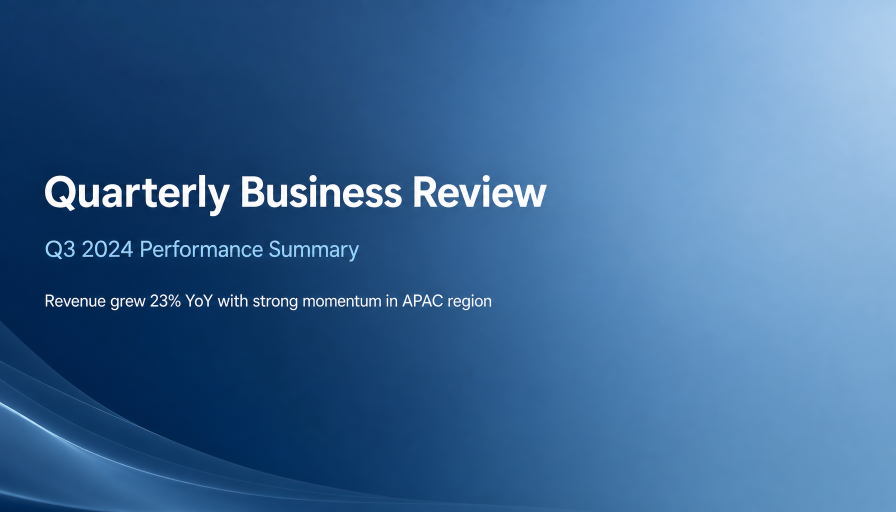
#> input picture backend/test_outputs/scene_1_right_card.png, 1792 x 1024 px (shown at 1/2 size)
$ python test_overlay_assembly.py
#> lines starting #> are read from the running program, lines starting #| are printed output that depends on the picture
"""
验证无框叠加的实际效果：把参考图叠加到生成的背景上。
"""
import os
from PIL import Image, ImageDraw, ImageFont

# 创建模拟参考图（截图风格）
def create_mock_screenshot(path: str, text: str):
    """创建一张模拟截图（白色背景 + 文字 + 灰色边框）。"""
#> called with path = './test_outputs/mock_screenshot.png'
    img = Image.new("RGBA", (600, 400), (255, 255, 255, 255))
#> img: PIL image 600x400 RGBA; every value is 255
    draw = ImageDraw.Draw(img)
    # 灰色边框模拟截图
    draw.rectangle([2, 2, 597, 397], outline=(200, 200, 200), width=2)
    # 文字
    try:
        font = ImageFont.truetype("/System/Library/Fonts/Helvetica.ttc", 32)
    except:
        font = ImageFont.load_default()
    draw.text((40, 160), text, fill=(50, 50, 50), font=font)
    # 底部模拟工具栏
    draw.rectangle([0, 360, 600, 400], fill=(240, 240, 240))
    draw.text((20, 370), "Screenshot.png", fill=(100, 100, 100), font=font)
    img.save(path, "PNG")
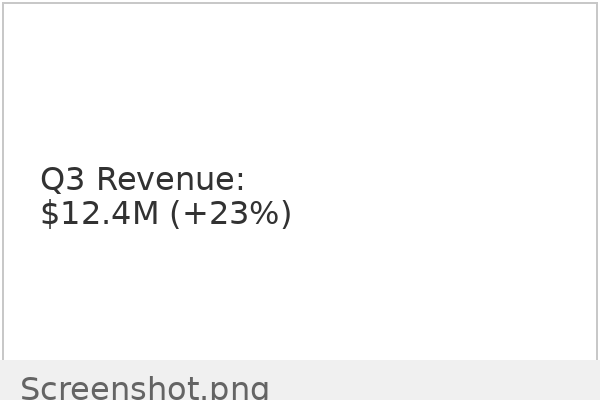
#> saved as mock_screenshot.png: PIL image 600x400 RGBA; mean R, G, B, A 249.3, 249.3, 249.3, 255
    return path


def overlay_exact_cutout(background_path: str, asset_path: str, output_path: str, box: tuple):
    """
    模拟 exact_cutout 叠加：把参考图按 contain 模式放入指定区域。
    box = (left, top, width, height) in pixels (based on 1792x1024)
    """
#> called with background_path = './test_outputs/scene_1_right_card.png', asset_path = './test_outputs/mock_screenshot.png', output_path = './test_outputs/final_1_overlay.png', box = (1066, 184, 609, 593)
    bg = Image.open(background_path).convert("RGBA")
    asset = Image.open(asset_path).convert("RGBA")

    left, top, width, height = box
    asset_w, asset_h = asset.size
#> asset_w = 600; asset_h = 400

    # contain 模式：保持比例，完整显示
    scale = min(width / asset_w, height / asset_h)
#> scale = 1.01
    pic_w = int(asset_w * scale)
#> pic_w = 608
    pic_h = int(asset_h * scale)
#> pic_h = 405
    pic_left = left + int((width - pic_w) / 2)
#> pic_left = 1066
    pic_top = top + max(0, height - pic_h)  # bottom valign
#> pic_top = 372

    # 直接叠加（无框）
    bg.paste(asset, (pic_left, pic_top), asset)
    bg.save(output_path, "PNG")
    print(f"Overlay saved: {output_path}")


def main():
    test_dir = "./test_outputs"
    os.makedirs(test_dir, exist_ok=True)

    # 创建模拟截图
    screenshot_path = os.path.join(test_dir, "mock_screenshot.png")
    create_mock_screenshot(screenshot_path, "Q3 Revenue:\n$12.4M (+23%)")

    # 背景图路径
    bg_1 = os.path.join(test_dir, "scene_1_right_card.png")
    bg_2 = os.path.join(test_dir, "scene_2_two_cards.png")
    bg_3 = os.path.join(test_dir, "scene_3_three_overlays.png")

    # right-card preset: x=0.595, y=0.18, w=0.34, h=0.58
    # on 1792x1024 background
    right_card = (int(1792 * 0.595), int(1024 * 0.18), int(1792 * 0.34), int(1024 * 0.58))
    left_card = (int(1792 * 0.065), int(1024 * 0.18), int(1792 * 0.36), int(1024 * 0.58))
    bottom_band = (int(1792 * 0.12), int(1024 * 0.68), int(1792 * 0.76), int(1024 * 0.22))

    # 场景1：1个 overlay
    if os.path.exists(bg_1):
        overlay_exact_cutout(bg_1, screenshot_path, os.path.join(test_dir, "final_1_overlay.png"), right_card)

    # 场景2：2个 overlay
    if os.path.exists(bg_2):
        # 第一张截图放右侧
        temp = os.path.join(test_dir, "temp_bg.png")
        overlay_exact_cutout(bg_2, screenshot_path, temp, right_card)
#> call 2 of overlay_exact_cutout, with background_path = './test_outputs/scene_2_two_cards.png', asset_path = './test_outputs/mock_screenshot.png', output_path = './test_outputs/temp_bg.png', box = (1066, 184, 609, 593)
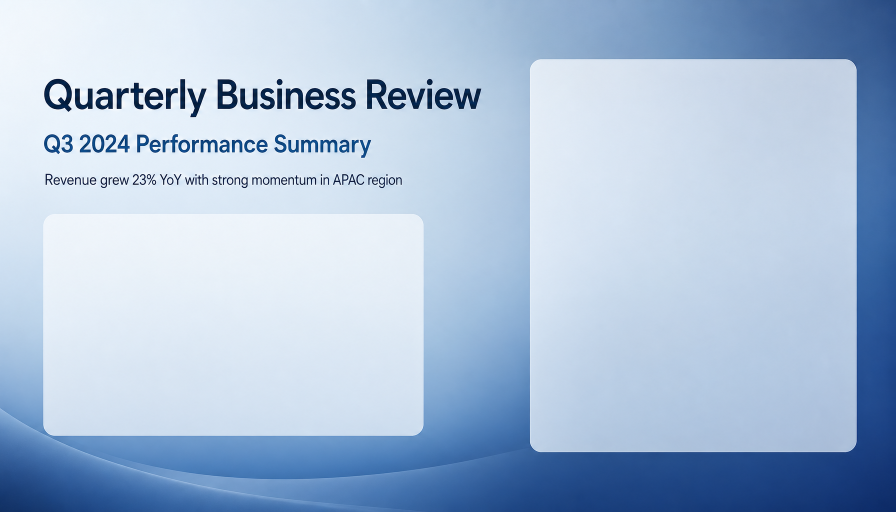
#> input picture backend/test_outputs/scene_2_two_cards.png, 1792 x 1024 px (shown at 1/2 size)
        # 第二张截图（不同内容）放左侧
        screenshot2 = os.path.join(test_dir, "mock_screenshot_2.png")
        create_mock_screenshot(screenshot2, "User Growth:\n+45K MAU")
#> call 2 of create_mock_screenshot, with path = './test_outputs/mock_screenshot_2.png'
#> in create_mock_screenshot (call 2), `img.save(path, "PNG")`:
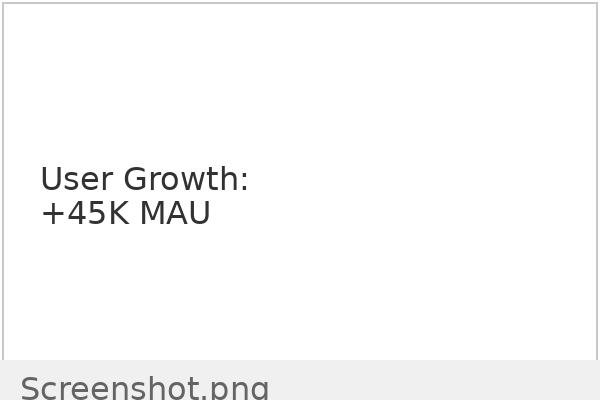
#> saved as mock_screenshot_2.png: PIL image 600x400 RGBA; mean R, G, B, A 249.8, 249.8, 249.8, 255
        overlay_exact_cutout(temp, screenshot2, os.path.join(test_dir, "final_2_overlays.png"), left_card)

    # 场景3：3个 overlay
    if os.path.exists(bg_3):
        temp1 = os.path.join(test_dir, "temp_bg3_1.png")
        overlay_exact_cutout(bg_3, screenshot_path, temp1, right_card)
#> call 4 of overlay_exact_cutout, with asset_path = './test_outputs/mock_screenshot.png', output_path = './test_outputs/temp_bg3_1.png', box = (1066, 184, 609, 593)
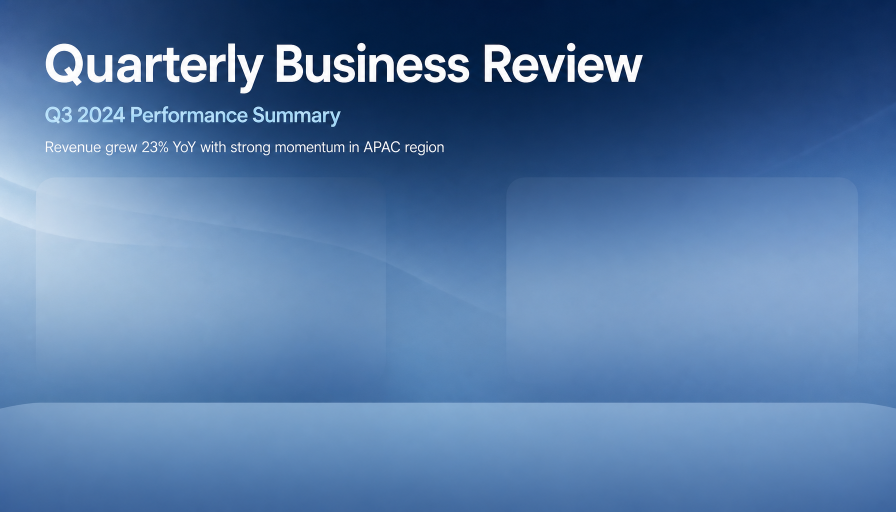
#> input picture backend/test_outputs/scene_3_three_overlays.png, 1792 x 1024 px (shown at 1/2 size)
        temp2 = os.path.join(test_dir, "temp_bg3_2.png")
        screenshot3 = os.path.join(test_dir, "mock_screenshot_3.png")
        create_mock_screenshot(screenshot3, "Market Share:\n18% → 24%")
#> call 3 of create_mock_screenshot, with path = './test_outputs/mock_screenshot_3.png'
#> in create_mock_screenshot (call 3), `img.save(path, "PNG")`:
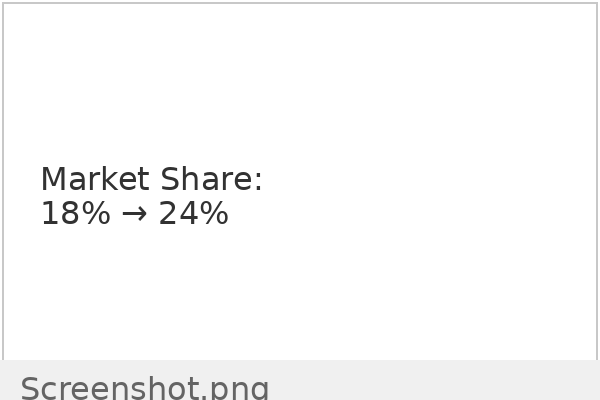
#> saved as mock_screenshot_3.png: PIL image 600x400 RGBA; mean R, G, B, A 249.6, 249.6, 249.6, 255
        overlay_exact_cutout(temp1, screenshot3, temp2, left_card)
#> in overlay_exact_cutout (call 5), `bg.paste(asset, (pic_left, pic_top), asset)`:
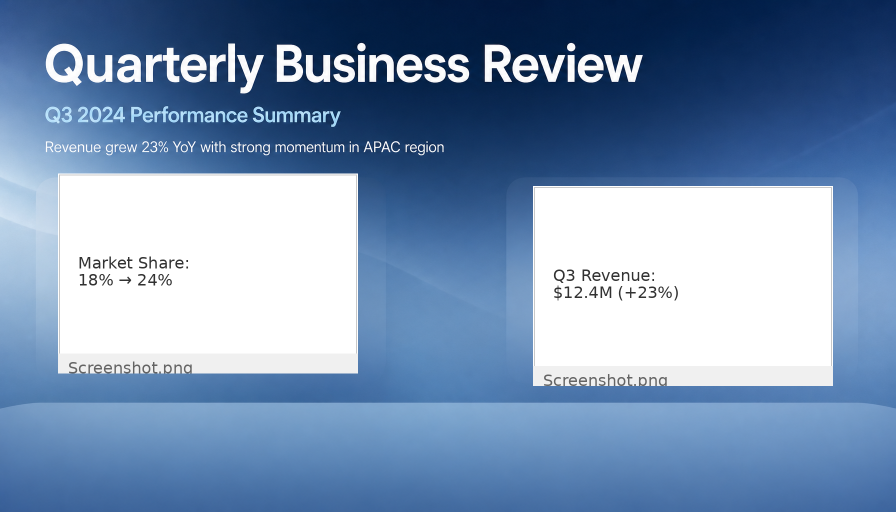
#> bg: PIL image 1792x1024 RGBA (shown at 1/2 size); mean R, G, B, A 119.5, 145.6, 178.8, 255
        overlay_exact_cutout(temp2, screenshot_path, os.path.join(test_dir, "final_3_overlays.png"), bottom_band)
#> in overlay_exact_cutout (call 6), `bg.paste(asset, (pic_left, pic_top), asset)`:
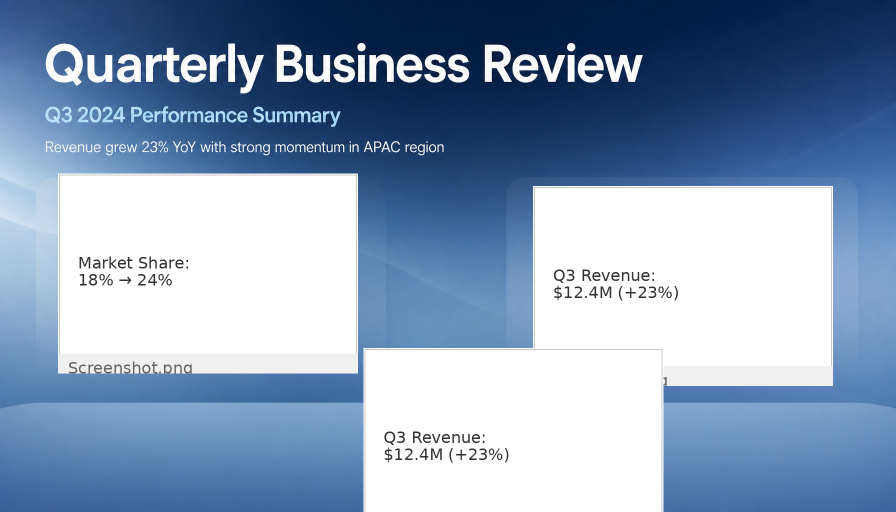
#> bg: PIL image 1792x1024 RGBA (shown at 1/2 size); mean R, G, B, A 134.9, 156.9, 185.5, 255

    print("\nAll overlay assembly tests completed.")


if __name__ == "__main__":
    main()
